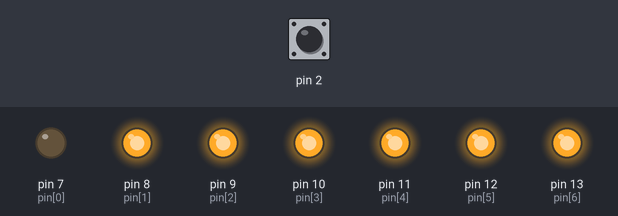
A sketch run on a simulated Arduino Uno, built with avr-gcc and run on an emulated ATmega328P. Parts: output pins drawn as LEDs (lit = HIGH). The test bench sets the inputs (shaded band); at power-on: pin 2 HIGH.

Above: at 1.2 s.
1.3 s: pin 2 pulled LOW for 0.15 s
At 2.5 s:
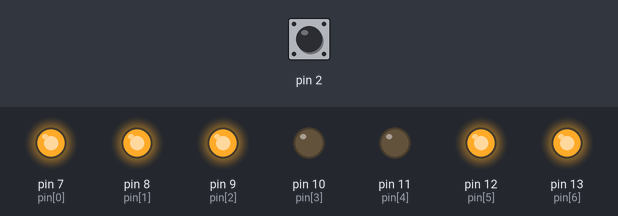
2.9 s: pin 2 pulled LOW for 1 s
At 3.8 s:
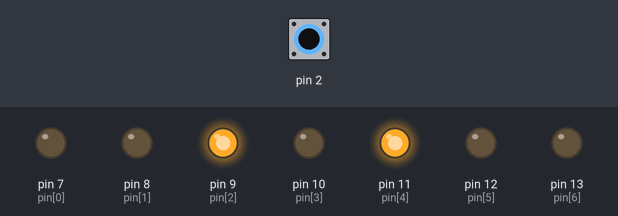
5.4 s: pin 2 pulled LOW for 0.15 s
At 5.7 s:
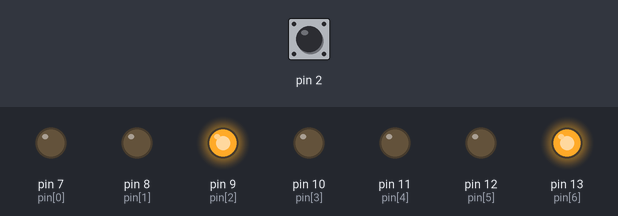
7.0 s: pin 2 pulled LOW for 3.2 s
At 8.2 s:
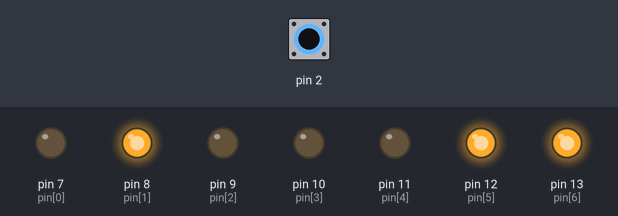
11.7 s: pin 2 pulled LOW for 0.15 s
At 12.9 s:
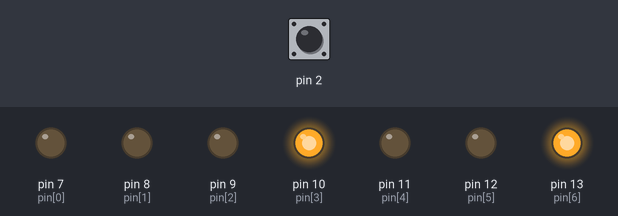
13.3 s: pin 2 pulled LOW for 1 s
At 14.2 s:
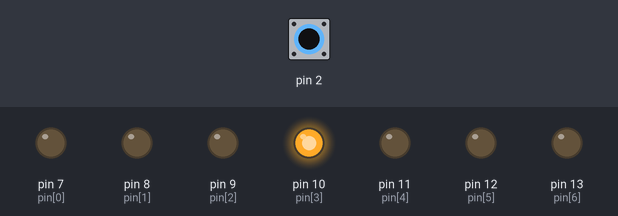
Timing chart, 0 to 16.3 s (numbered marks = the images above; inputs shaded):
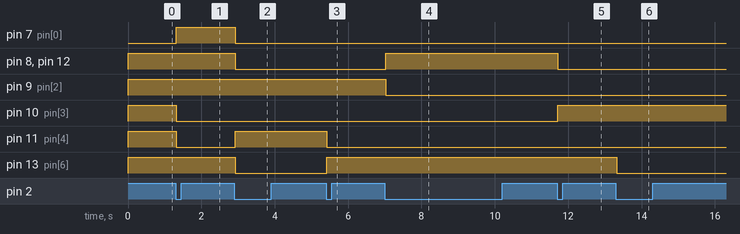

The sketch:

_7segment.ino
```cpp
int pin[7] = {7, 8, 9, 10, 11, 12, 13};

int num[10][7] = {
// g  a  f  b  c  d  e
  {1, 0, 0, 0, 0, 0, 0}, // 0
  {1, 1, 1, 0, 0, 1, 1}, // 1
  {0, 0, 1, 0, 1, 0, 0}, // 2
  {0, 0, 1, 0, 0, 0, 1}, // 3
  {0, 1, 0, 0, 0, 1, 1}, // 4
  {0, 0, 0, 1, 0, 0, 1}, // 5
  {0, 0, 0, 1, 0, 0, 0}, // 6
  {1, 0, 1, 0, 0, 1, 1}, // 7
  {0, 0, 0, 0, 0, 0, 0}, // 8
  {0, 0, 0, 0, 0, 0, 1}, // 9
};

int count = 0;

void display_digit(int n) {
  for (int c = 0; c != 7; c++) {
    digitalWrite(pin[c], num[n][c]);
  }
}

void setup() {
  pinMode(2, INPUT_PULLUP);
  for (int c = 0; c != 7; c++) {
    pinMode(pin[c], OUTPUT);
    digitalWrite(pin[c], HIGH);
  }

  digitalWrite(7, LOW);

//  for (int c = 0; c != 10; c++) {
//    display_digit(c);
//    delay(1000);
//  }
}

int prev_button = HIGH;
void loop() {
  int button = digitalRead(2);
  if (button != prev_button) {
    prev_button = button;
    if (button == LOW) {
      delay(20);
      if (digitalRead(2) == LOW) {
        count++;
        if (count == 10) count = 0;
        display_digit(count);
      }
    }
  }

}
```

Measured:
- after the input at 1.3 s, pin 7 (pin[0]): LOW → HIGH at once; pin 10 (pin[3]), pin 11 (pin[4]): HIGH → LOW at once
- after the input at 2.9 s, pin 7 (pin[0]), pin 8 (pin[1]), pin 12 (pin[5]), pin 13 (pin[6]): HIGH → LOW at once; pin 11 (pin[4]): LOW → HIGH at once
- after the input at 5.4 s, pin 11 (pin[4]): HIGH → LOW at once; pin 13 (pin[6]): LOW → HIGH at once
- after the input at 7.0 s, pin 8 (pin[1]), pin 12 (pin[5]): LOW → HIGH at once; pin 9 (pin[2]): HIGH → LOW at once
- after the input at 11.7 s, pin 8 (pin[1]), pin 12 (pin[5]): HIGH → LOW at once; pin 10 (pin[3]): LOW → HIGH at once
- after the input at 13.3 s, pin 13 (pin[6]): HIGH → LOW at once
